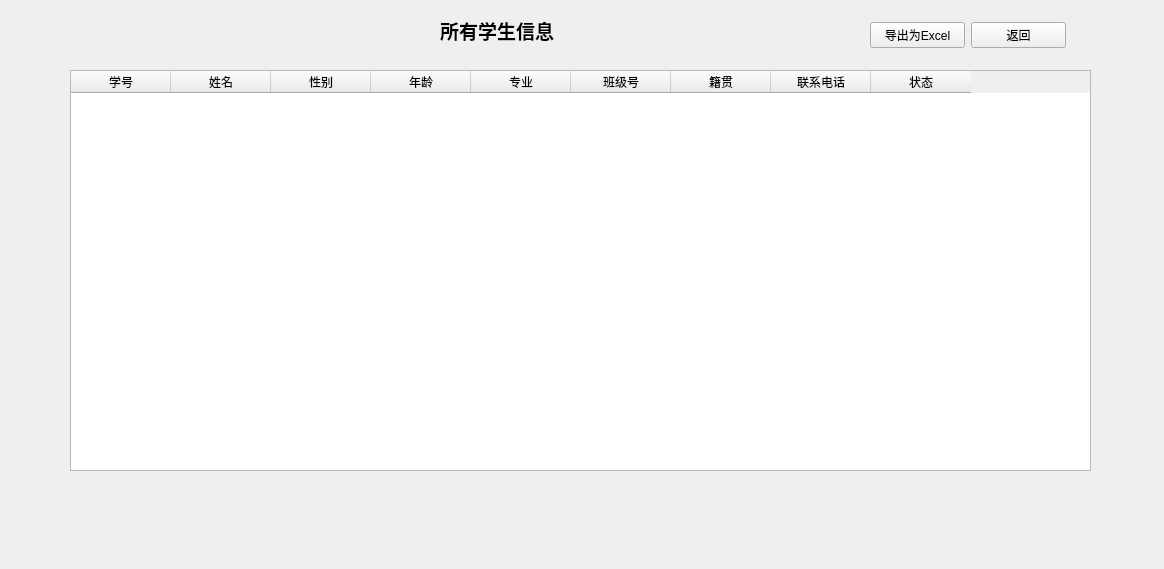
<?xml version="1.0" encoding="UTF-8"?>
<ui version="4.0">
 <class>all_stu_info</class>
 <widget class="QWidget" name="all_stu_info">
  <property name="geometry">
   <rect>
    <x>0</x>
    <y>0</y>
    <width>1164</width>
    <height>569</height>
   </rect>
  </property>
  <property name="windowTitle">
   <string>Form</string>
  </property>
  <widget class="QTableWidget" name="tableWidget">
   <property name="geometry">
    <rect>
     <x>70</x>
     <y>70</y>
     <width>1021</width>
     <height>401</height>
    </rect>
   </property>
   <column>
    <property name="text">
     <string>学号</string>
    </property>
   </column>
   <column>
    <property name="text">
     <string>姓名</string>
    </property>
   </column>
   <column>
    <property name="text">
     <string>性别</string>
    </property>
   </column>
   <column>
    <property name="text">
     <string>年龄</string>
    </property>
   </column>
   <column>
    <property name="text">
     <string>专业</string>
    </property>
   </column>
   <column>
    <property name="text">
     <string>班级号</string>
    </property>
   </column>
   <column>
    <property name="text">
     <string>籍贯</string>
    </property>
   </column>
   <column>
    <property name="text">
     <string>联系电话</string>
    </property>
   </column>
   <column>
    <property name="text">
     <string>状态</string>
    </property>
   </column>
  </widget>
  <widget class="QLabel" name="label">
   <property name="geometry">
    <rect>
     <x>440</x>
     <y>10</y>
     <width>171</width>
     <height>41</height>
    </rect>
   </property>
   <property name="font">
    <font>
     <family>Arial</family>
     <pointsize>14</pointsize>
     <weight>75</weight>
     <bold>true</bold>
    </font>
   </property>
   <property name="text">
    <string>所有学生信息</string>
   </property>
  </widget>
  <widget class="QWidget" name="layoutWidget">
   <property name="geometry">
    <rect>
     <x>870</x>
     <y>20</y>
     <width>196</width>
     <height>30</height>
    </rect>
   </property>
   <layout class="QGridLayout" name="gridLayout">
    <item row="0" column="0">
     <widget class="QPushButton" name="export_button">
      <property name="text">
       <string>导出为Excel</string>
      </property>
     </widget>
    </item>
    <item row="0" column="1">
     <widget class="QPushButton" name="back_stuButton">
      <property name="text">
       <string>返回</string>
      </property>
     </widget>
    </item>
   </layout>
  </widget>
 </widget>
 <resources/>
 <connections/>
</ui>
